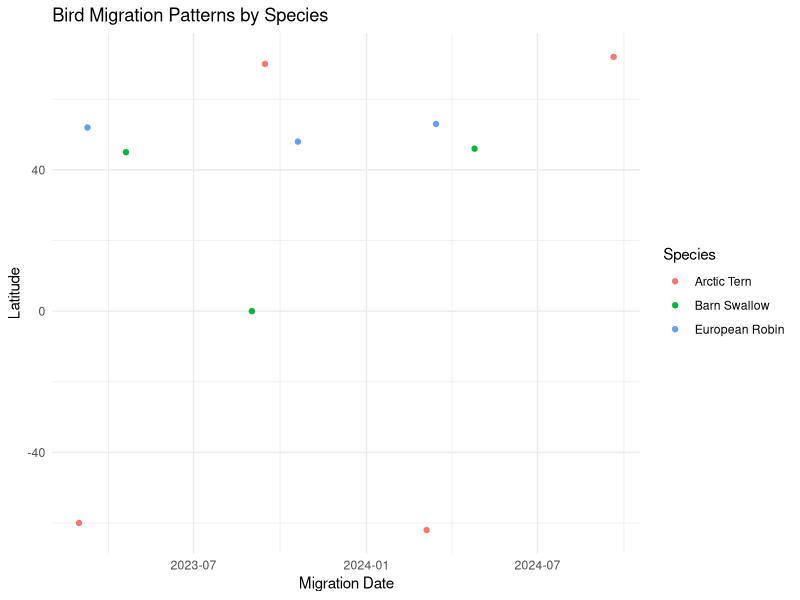
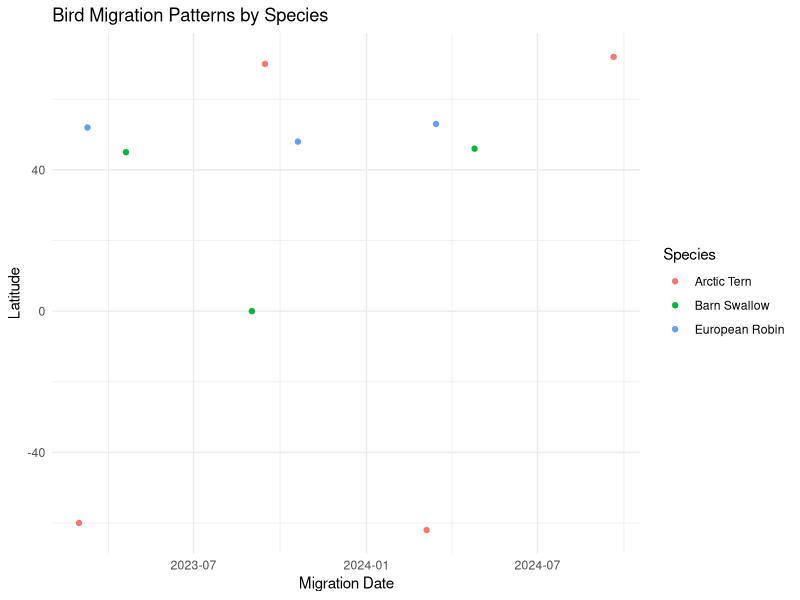

R code for these plots, in order:
# R script to analyze bird migration data
# Install necessary packages if not already installed
if (!require("ggplot2")) install.packages("ggplot2")
if (!require("dplyr")) install.packages("dplyr")

# Load libraries
library(ggplot2)
library(dplyr)

# Read the migration data
migration_data <- read.csv("migration_data.csv")

# Convert MigrationDate to Date object
migration_data$MigrationDate <- as.Date(migration_data$MigrationDate)

# Basic summary statistics
summary(migration_data)

# Plot migration patterns by species
ggplot(migration_data, aes(x = MigrationDate, y = LocationLat, color = Species)) +
  geom_point() +
  labs(title = "Bird Migration Patterns by Species",
       x = "Migration Date",
       y = "Latitude") +
  theme_minimal()

# Save the plot
ggsave("migration_patterns.png")

# You can add more complex analysis here, e.g.,
# migration_data %>%
#   group_by(Species) %>%
#   summarise(AvgLat = mean(LocationLat), AvgLon = mean(LocationLon))
